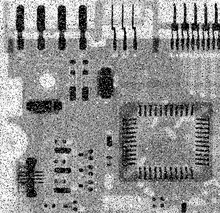
%> input picture assignment3/Circuit.jpg, 220 x 213 px, shrunk from 455 x 440 before the run
$ octave main.m   (GNU Octave 9; MATLAB toolbox functions it lacks are replaced by stand-ins)
%> lines starting %> are read from the running program, lines starting %| are printed output that depends on the picture
%-----------------------------------------------------
%
%      AUTHOR: Mingming Qiu         DATE: 22 Feb 2019
%
%       EMAIL: mq33982p@pace.edu
% DESCRIPTION: assignment 3 of CS631T Matlab
%
%-----------------------------------------------------
img = imread('Circuit.jpg');
%> img is the input picture: size 213x220 uint8; min 0, max 255, mean 144.3
img3 = AverageFilter(img);
img5 = AverageFilter5(img);

disp('--Finish Solving Problem 1(A)--')

subplot(1,3,1),imshow(img),title('Original image');
subplot(1,3,2),imshow(img3),title('Average 3X3 image');
subplot(1,3,3),imshow(img5),title('Standard 5X5 image');
pause;

bH3 = fspecial('average');
img3filter2 = filter2(bH3,img);
bH5 = fspecial('average',5);
img5filter2 = filter2(bH5,img);

disp('--Finish Solving Problem 1(B)--')

subplot(2,2,1),imshow(img3filter2),title('Average 3X3 image');
subplot(2,2,2),imshow(img3filter2),title('Standard 5X5 image');
subplot(2,2,3),imshow(img3),title('Average 3X3 image--My Method');
subplot(2,2,4),imshow(img5),title('Standard 5X5 image--My Method');
disp('Compare these 4 pictures results are different.')
pause;

disp('--Finish Solving Problem 1(C)--')
imgMedian3 = MedianFilter(img);
%> after the loop in MedianFilter, `for i = 2:m-1`:
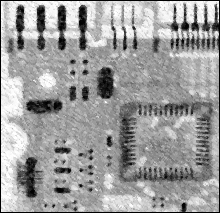
%> filtered_img: size 213x220 uint8; min 0, max 255, mean 157.2
imgMedian5 = MedianFilter5(img);
%> after the loop in MedianFilter5, `for i = 3:m-2`:
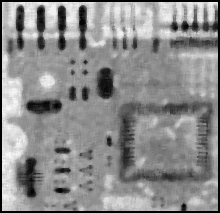
%> filtered_img: size 213x220 uint8; min 0, max 249, mean 140.2

subplot(1,3,1),imshow(img),title('Original image');
subplot(1,3,2),imshow(uint8(imgMedian3)),title('Median weighted 3X3 image');
subplot(1,3,3),imshow(uint8(imgMedian5)),title('Median 5X5 image');
pause;

disp('--Finish Solving Problem 1(D)--')
D3 = medfilt2(img);
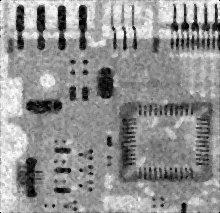
%> D3: size 213x220 uint8; min 0, max 253, mean 145.2
D5 = medfilt2(img, [5 5]);
subplot(2,2,1),imshow(D3),title('Median 3X3 image');
subplot(2,2,2),imshow(D5),title('Median 5X5 image');
subplot(2,2,3),imshow(uint8(imgMedian3)),title('Median weighted 3X3 image--My method');
subplot(2,2,4),imshow(uint8(imgMedian5)),title('Median 5X5 image--My method');
pause;

disp('--Finish Solving Problem 1(E)--')
imgE = imread('Moon.jpg');
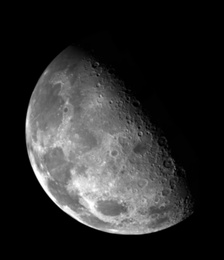
%> input picture assignment3/Moon.jpg, 224 x 260 px, shrunk from 464 x 538 before the run
%> imgE is the input picture: size 260x224 uint8; min 0, max 255, mean 42.6
f = fspecial('laplacian');
imgE = im2double(imgE);
%> imgE: size 260x224 double
imgE2 = imfilter(imgE,f);
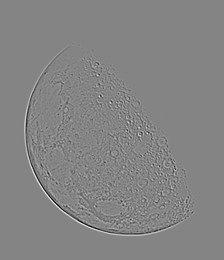
%> imgE2: size 260x224 double; min -0.839, max 0.778, mean 3.62e-17; drawn with min black and max white
imwrite(imgE2, 'laplacian.jpg')
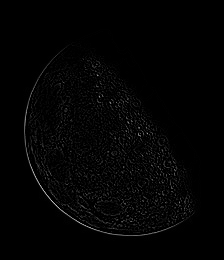
%> saved as laplacian.jpg: size 260x224 uint8; min 0, max 198, mean 3.6
EScaled  = (imgE2 - min(min(imgE2)))/(max(max(imgE2)) - min(min(imgE2)));
EEnhanced = imsubtract(imgE,imgE2);
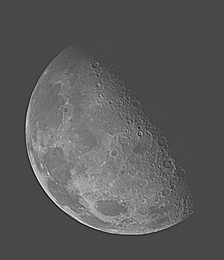
%> EEnhanced: size 260x224 double; min -0.723, max 1.82, mean 0.167; drawn with min black and max white

subplot(2,2,1),imshow(imgE),title('Original Image')
subplot(2,2,2),imshow(imgE2,[]),title('Filtered Image')
subplot(2,2,3),imshow(EScaled),title('Scaled Image')
subplot(2,2,4),imshow(EEnhanced,[]),title('Enhanced Image')
pause;

close all;
clear;


function filtered_img = AverageFilter(noisy_img)
    [m,n] = size(noisy_img);
    filtered_img = uint8(zeros(m,n));

    for i = 2:m-1
        for j = 2:n-1
            flt =[noisy_img(i-1,j-1),noisy_img(i-1,j),noisy_img(i-1,j+1),noisy_img(i,j-1),noisy_img(i,j),noisy_img(i,j+1),noisy_img(i+1,j-1),noisy_img(i+1,j),noisy_img(i+1,j+1)];
            filtered_img(i,j) = mean(flt);
        end
    end
end

function filtered_img = AverageFilter5(noisy_img)
    [m,n] = size(noisy_img);
    filtered_img = uint8(zeros(m,n));
    for i = 3:m-2
        for j = 3:n-2
            flt =[noisy_img(i-2,j+2),noisy_img(i-1,j+2),noisy_img(i,j+2),noisy_img(i+1,j+2),noisy_img(i+2,j+2),noisy_img(i+2,j+1),noisy_img(i+2,j),noisy_img(i+2,j-1),noisy_img(i+2,j-2),noisy_img(i+1,j-2),noisy_img(i,j-2),noisy_img(i-1,j-2),noisy_img(i-2,j+2),noisy_img(i-2,j-2),noisy_img(i-2,j),noisy_img(i-2,j+1),noisy_img(i-2,j-1),noisy_img(i-1,j-1),noisy_img(i-1,j),noisy_img(i-1,j+1),noisy_img(i,j-1),noisy_img(i,j),noisy_img(i,j+1),noisy_img(i+1,j-1),noisy_img(i+1,j),noisy_img(i+1,j+1)];
            filtered_img(i,j) = mean(flt);
        end
    end
end

function filtered_img = MedianFilter(noisy_img)
    [m,n] = size(noisy_img);
    filtered_img = uint8(zeros(m,n));
   % M = [1 2 2; 1 1 1; 2 1 1]/12;

    for i = 2:m-1
        for j = 2:n-1
            flt =[noisy_img(i-1,j-1) 2*noisy_img(i-1,j) 2*noisy_img(i-1,j+1)...
                noisy_img(i,j-1) noisy_img(i,j) noisy_img(i,j+1) ...
                2*noisy_img(i+1,j-1) noisy_img(i+1,j) noisy_img(i+1,j+1)];
            filtered_img(i,j) = median(flt);
        end
    end
end

function filtered_img = MedianFilter5(noisy_img)
    [m,n] = size(noisy_img);
    filtered_img = uint8(zeros(m,n));
    for i = 3:m-2
        for j = 3:n-2
            flt =[noisy_img(i-2,j+2),noisy_img(i-1,j+2),noisy_img(i,j+2),noisy_img(i+1,j+2),noisy_img(i+2,j+2),noisy_img(i+2,j+1),noisy_img(i+2,j),noisy_img(i+2,j-1),noisy_img(i+2,j-2),noisy_img(i+1,j-2),noisy_img(i,j-2),noisy_img(i-1,j-2),noisy_img(i-2,j+2),noisy_img(i-2,j-2),noisy_img(i-2,j),noisy_img(i-2,j+1),noisy_img(i-2,j-1),noisy_img(i-1,j-1),noisy_img(i-1,j),noisy_img(i-1,j+1),noisy_img(i,j-1),noisy_img(i,j),noisy_img(i,j+1),noisy_img(i+1,j-1),noisy_img(i+1,j),noisy_img(i+1,j+1)];
            filtered_img(i,j) = median(flt);
        end
    end
end
